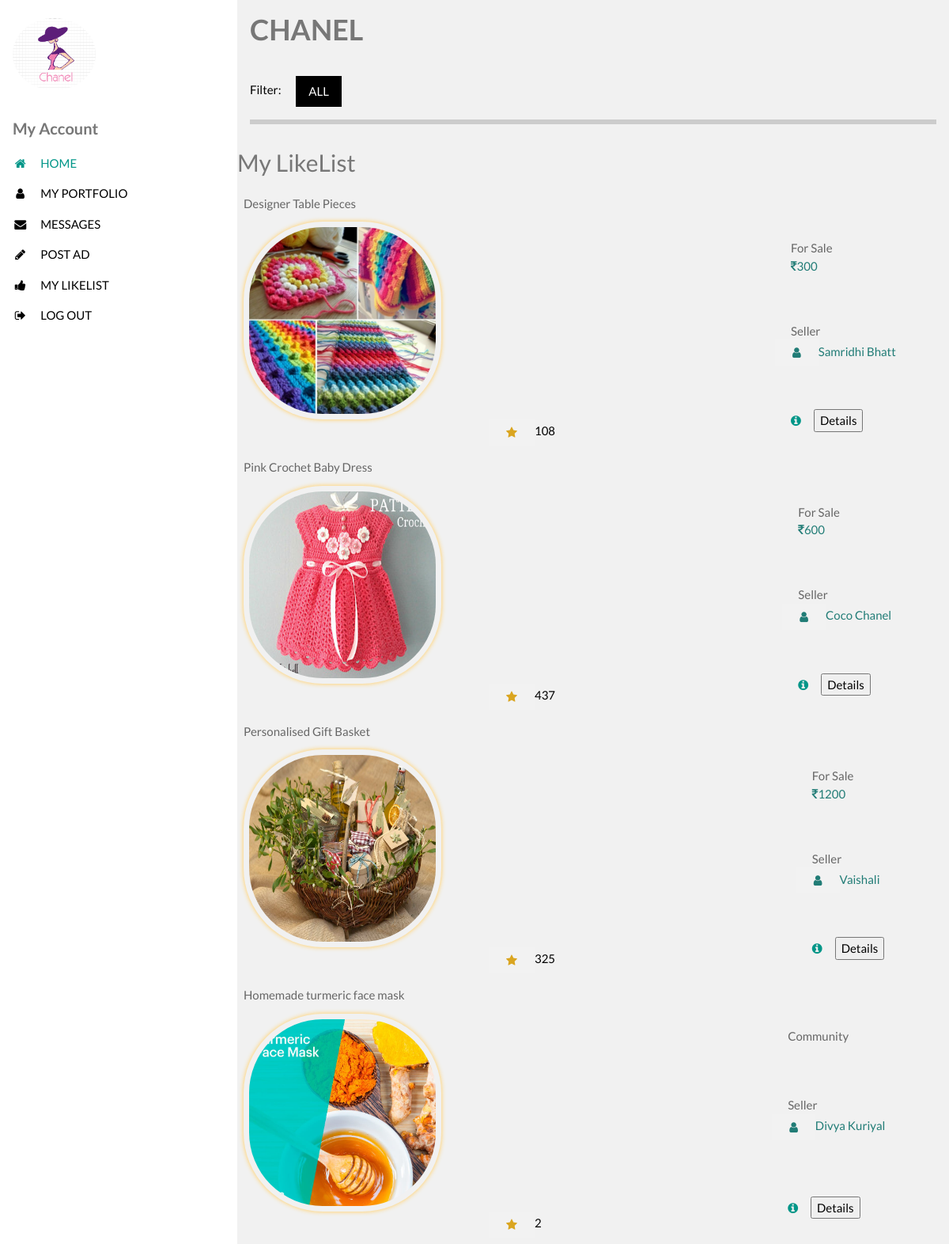
Page /mylikelist.php (signed in) on the committed database.
### tables this page shows
CREATE TABLE `likes` (
  `id` int(10) unsigned NOT NULL AUTO_INCREMENT,
  `post_id` int(10) unsigned NOT NULL,
  `user_id` int(10) unsigned NOT NULL,
  `comment_text` mediumtext,
  PRIMARY KEY (`id`)
);

CREATE TABLE `post` (
  `post_id` int(10) unsigned NOT NULL AUTO_INCREMENT,
  `user_id` int(10) NOT NULL,
  `title` varchar(100) NOT NULL,
  `type_id` int(1) DEFAULT NULL,
  `post_img` varchar(60) NOT NULL,
  `category_id` int(2) DEFAULT NULL,
  `price` varchar(20) DEFAULT NULL,
  `post_des` longtext,
  `post_date` datetime NOT NULL,
  `likes` int(10) unsigned DEFAULT NULL,
  PRIMARY KEY (`post_id`)
);

CREATE TABLE `personal_det` (
  `user_id` int(10) unsigned NOT NULL AUTO_INCREMENT,
  `user_Name` varchar(45) NOT NULL,
  `Sex` enum('F','M','O') NOT NULL,
  `emaiLId` varchar(50) NOT NULL,
  `pass` varchar(45) NOT NULL,
  `contactNo` varchar(45) DEFAULT NULL,
  `loc` varchar(50) DEFAULT NULL,
  `registration_date` datetime NOT NULL,
  PRIMARY KEY (`user_id`)
);

### includes/user_session.php (called while the page is built, shortened)
<?php
$loged_user=$_SESSION['users'];
$con1=mysqli_connect(DB_HOST,DB_USER,DB_PASSWORD,DB_NAME) or die("Failed to connect to database: " . mysqli_error($con1));
$quex="SELECT * from personal_det where user_Name='$loged_user' ";
$rowb=mysqli_query($con1,$quex) or die(mysqli_error($con1));
$id = mysqli_fetch_array($rowb);
$userid=$id[user_id];
?>

### mylikelist.php (the view, shortened to what this page needs)
<?php
require_once("includes/user_session.php");
$con=mysqli_connect(DB_HOST,DB_USER,DB_PASSWORD,DB_NAME) or die("Failed to connect to database: " . mysqli_error($con));
 $query2 = mysqli_query($con,"SELECT * from likes WHERE user_id = '$userid'") or die(mysqli_error($con));
  ?>
 <!DOCTYPE html>
<html>
<link rel="stylesheet" href="https://cdnjs.cloudflare.com/ajax/libs/font-awesome/4.7.0/css/font-awesome.min.css">
<link rel="stylesheet" href="includes/w3-style.css">
   <body>
       <div class="w3-main" style="margin-left:300px">
	       <h2>My LikeList</h2>
<div id="body">
    <?php while($req=mysqli_fetch_array($query2)){
        $query3 = mysqli_query($con,"SELECT * from post JOIN personal_det on post.user_id=personal_det.user_id WHERE post_id = '$req[post_id]'") or die(mysqli_error($con));
        $rex=mysqli_fetch_array($query3);?>
    <table width="100%" cellspacing="4" cellpadding="4" id="table">
  <tr >
    <td colspan="2" class="adtitle"><span style="color:#666;"><?php echo $rex['title']; ?></span></td>
  </tr>
  <tr>
    <td rowspan="3" id="adpic"><img src="<?php echo ucwords($rex['post_img']);?>"
     alt="pic" style="border-radius:40%; height:250px; width:250px; padding:7px; -webkit-box-shadow:  0px 0px 5px 1px #FFD57D;
     box-shadow:  0px 0px 5px 1px #FFD57D; "/>
                                                <div style="margin-left:260px">
						<button title="Liked" style="margin-left:50px;background-color:#f2f2f2;border:none"><i class="fa fa-star w3-button" style="color:goldenrod"></i></button><?php echo $rex['likes']; ?>
                                                </div>
    <?php if($rex['type_id']==1){ echo'
    <td class="adbg" ><span style="color:#666;margin-left:220px">For Sale<br/><span style="color:#217c76;margin-left:220px"><i class="fa fa-inr"></i>'; echo $rex['price'];echo'</span></span></td>
    '; }
 else {
    echo'
     <td class="adbg" ><span style="color:#666;margin-left:220px">Community</span></td>';
 }?>
  </tr>
  <td> <form action="myAds.php" method="post">
         <span style="color:#666;margin-left:220px">Seller<br/><span style="color:#217c76;margin-left:200px"><button title="Seller Portfolio" type="submit" style="background-color:#f2f2f2;border:none;color:#217c76"><i class="fa fa-user w3-button"></i></button><?php echo $rex['user_Name']; ?>
             </span></span>
                 </form>
  </td>
        <tr>
      <td> <form id="details" method="post" action="dispPost.php">
        <i class="w3-padding w3-text-teal fa fa-info-circle" style="margin-left:204px"></i><input type="submit" name="details" value="Details"/>
          </form>
    </td>
  </tr>
</table>
    <?php } ?>
    </div>
       </div>
       </body>
       </html>

### includes/w3-style.css (style rules this page uses)
html { box-sizing:border-box }
*,*:before,*:after { box-sizing:inherit }
html { -ms-text-size-adjust:100%;-webkit-text-size-adjust:100% }
body { margin:0 }
article,aside,details,figcaption,figure,footer,header,main,menu,nav,section,summary { display:block }
a { background-color:transparent;-webkit-text-decoration-skip:objects }
img { border-style:none }
button,input,select,textarea { font:inherit;margin:0 }
button,input { overflow:visible }
button,select { text-transform:none }
button,html [type=button],[type=reset],[type=submit] { -webkit-appearance:button }
html,body { font-family:Verdana,sans-serif;font-size:15px;line-height:1.5 }
html { overflow-x:hidden }
h1 { font-size:36px }
h2 { font-size:30px }
h4 { font-size:20px }
h1,h2,h3,h4,h5,h6 { font-family:"Segoe UI",Arial,sans-serif;font-weight:400;margin:10px 0 }
img { vertical-align:middle }
a { color:inherit }
.w3-btn,.w3-button { border:none;display:inline-block;padding:8px 16px;vertical-align:middle;overflow:hidden;text-decoration:none;color:inherit;background-color:inherit;text-align:center;cursor:pointer;white-space:nowrap }
.w3-btn,.w3-button { -webkit-touch-callout:none;-webkit-user-select:none;-khtml-user-select:none;-moz-user-select:none;-ms-user-select:none;user-select:none }
.w3-sidebar { height:100%;width:200px;background-color:#fff;position:fixed!important;z-index:1;overflow:auto }
.w3-main,#main { transition:margin-left .4s }
.w3-bar-block .w3-bar-item { width:100%;display:block;padding:8px 16px;text-align:left;border:none;white-space:normal;float:none;outline:0 }
.w3-container:after,.w3-container:before,.w3-panel:after,.w3-panel:before,.w3-row:after,.w3-row:before,.w3-row-padding:after,.w3-row-padding:before, .w3-cell-row:before,.w3-cell-row:after,.w3-clear:after,.w3-clear:before,.w3-bar:before,.w3-bar:after { content:"";display:table;clear:both }
.w3-content { max-width:980px;margin:auto }
@media (min-width:993px) { .w3-sidebar.w3-collapse { display:block!important } }
.w3-round,.w3-round-medium { border-radius:4px }
.w3-container,.w3-panel { padding:0.01em 16px }
.w3-animate-left { position:relative;animation:animateleft 0.4s }
.w3-bottombar { border-bottom:6px solid #ccc!important }
.w3-section,.w3-code { margin-top:16px!important;margin-bottom:16px!important }
.w3-margin-right { margin-right:16px!important }
.w3-padding { padding:8px 16px!important }
.w3-padding-16 { padding-top:16px!important;padding-bottom:16px!important }
.w3-white,.w3-hover-white:hover { color:#000!important;background-color:#fff!important }
.w3-black,.w3-hover-black:hover { color:#fff!important;background-color:#000!important }
.w3-light-grey,.w3-hover-light-grey:hover,.w3-light-gray,.w3-hover-light-gray:hover { color:#000!important;background-color:#f1f1f1!important }
.w3-text-teal,.w3-hover-text-teal:hover { color:#009688!important }

### rows in the picture
likes: post.title "Designer Table Pieces", post.post_img (picture), post.likes "108", post.price "300", personal_det.user_Name "Samridhi Bhatt"
likes: post.title "Pink Crochet Baby Dress", post.post_img (picture), post.likes "437", post.price "600", personal_det.user_Name "Coco Chanel"
likes: post.title "Personalised Gift Basket", post.post_img (picture), post.likes "325", post.price "1200", personal_det.user_Name "Vaishali"
likes: post.title "Homemade turmeric face mask", post.post_img (picture), post.likes "2", shows "Community", user.user_Name "Divya Kuriyal"
